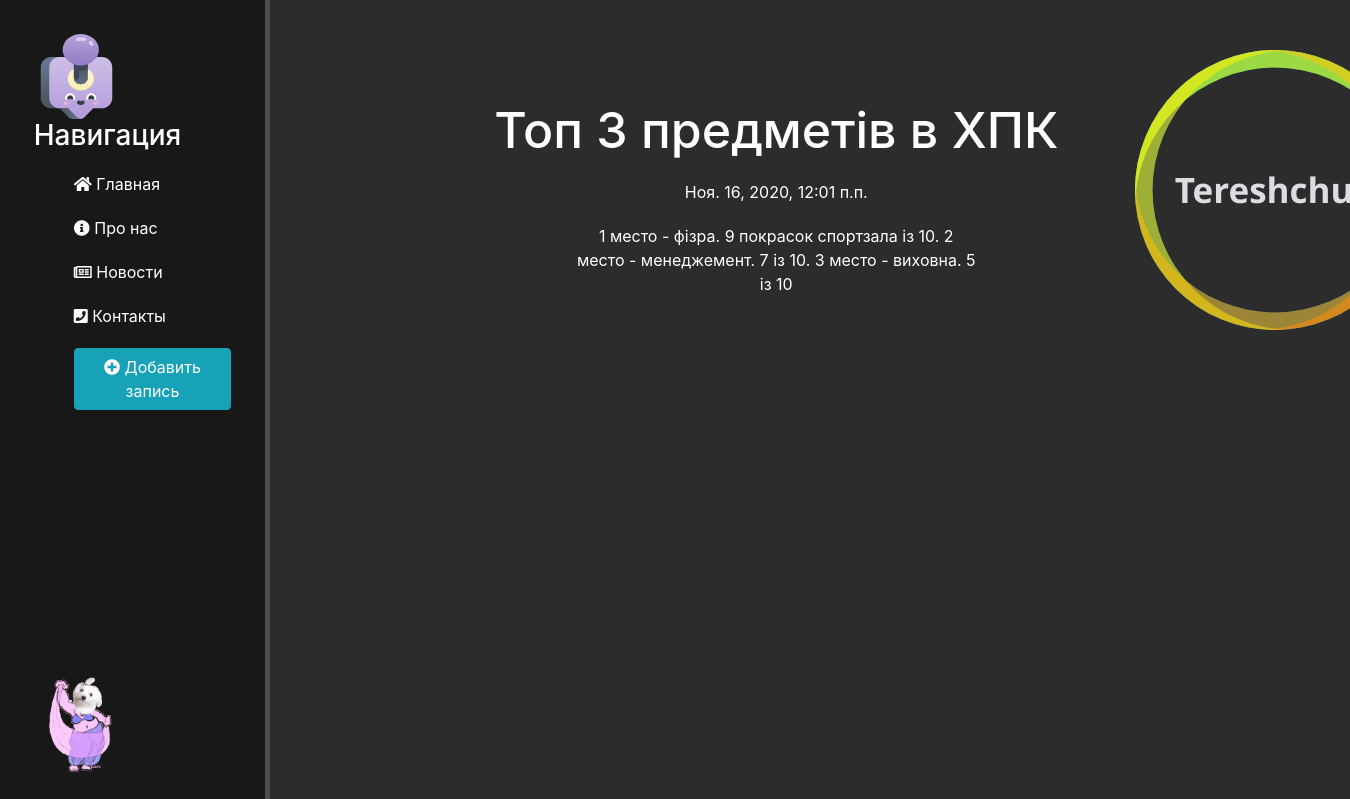
The page /news/2 on the database its author committed.
### news/models.py (models this page shows, shortened)
class Articles(models.Model):
    title = models.CharField('Название', max_length=50)
    anons = models.CharField('Анонс', max_length=250)
    full_text = models.TextField('Статья')
    date = models.DateTimeField('Дата публикации')
    class Meta:
        verbose_name = 'Новость'
        verbose_name_plural = 'Новости'

### news/views.py (the view)
# urls.py: path('<int:pk>', views.NewsDetailView.as_view(), name="news_detail")
class NewsDetailView(DetailView):
    model = Articles
    template_name = 'news/details_view.html'
    context_object_name = 'article'

### news/templates/news/details_view.html (shortened to what this page needs)
{% extends 'main/layout.html' %}
{% block content %}
    <div class="features">
        <h1>{{ article.title }}</h1>
        <p>{{ article.date }}</p>
        <p>{{ article.full_text }}</p>
    </div>
{% endblock %}

### main/static/main/css/main.css (style rules this page uses)
body { background : #2c2c2c; }
main .features { float: left; color: #fff; margin-top: 100px; text-align: center; width: 75%; }
main .features h1 { font-size: 50px; }
main .features p { max-width: 400px; margin: 20px auto }
html, body { height: 100%; }
body { overflow: hidden; }

### rows shown on the page
Articles: title "Топ 3 предметів в ХПК", date "Ноя. 16, 2020, 12:01 п.п.", full_text "1 место - фізра. 9 покрасок спортзала із 10. 2 место - менеджемент. 7 із 10. 3 место - виховна. 5 із 10"
